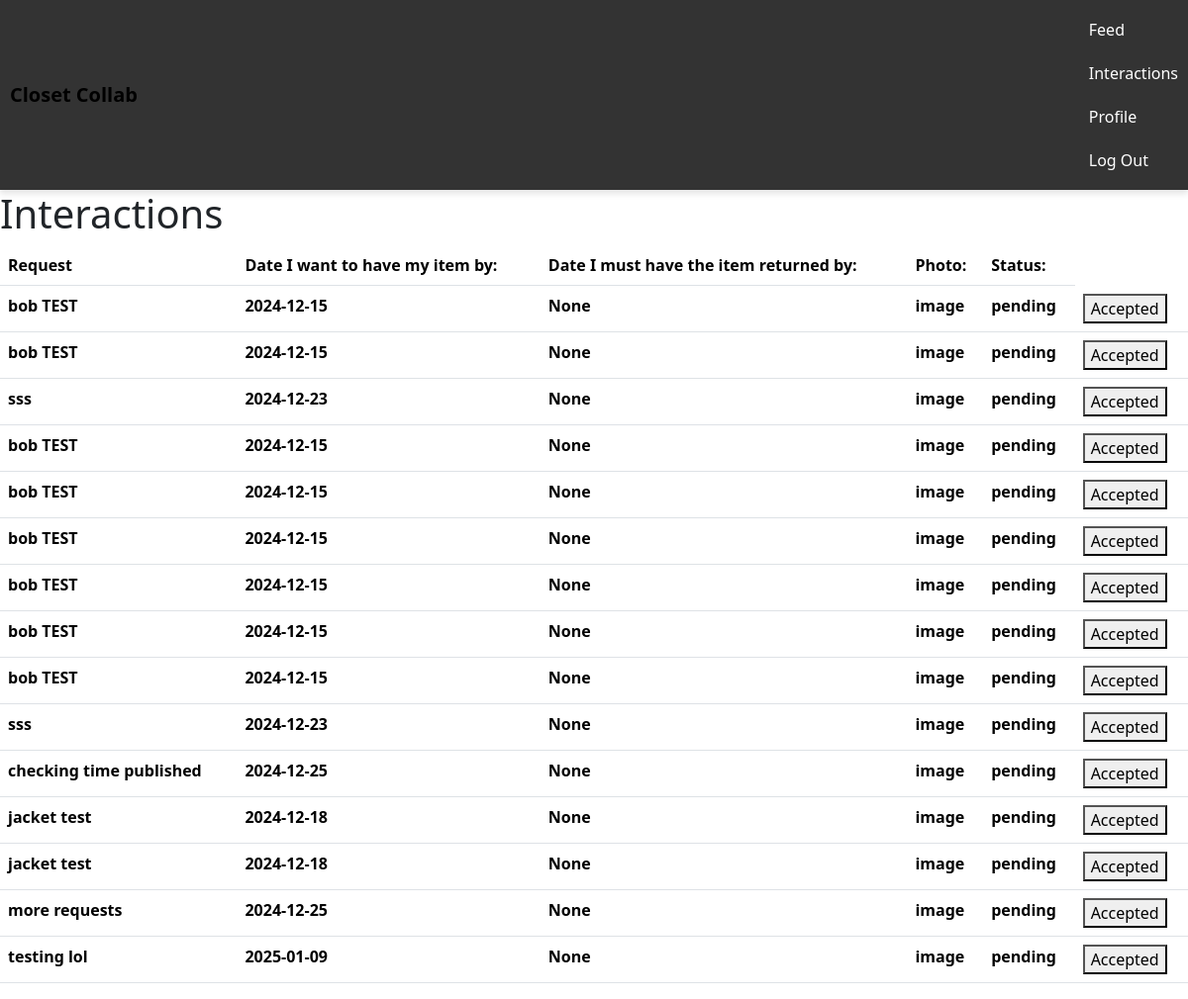
Page /interactions (signed in) on the earlier database version.
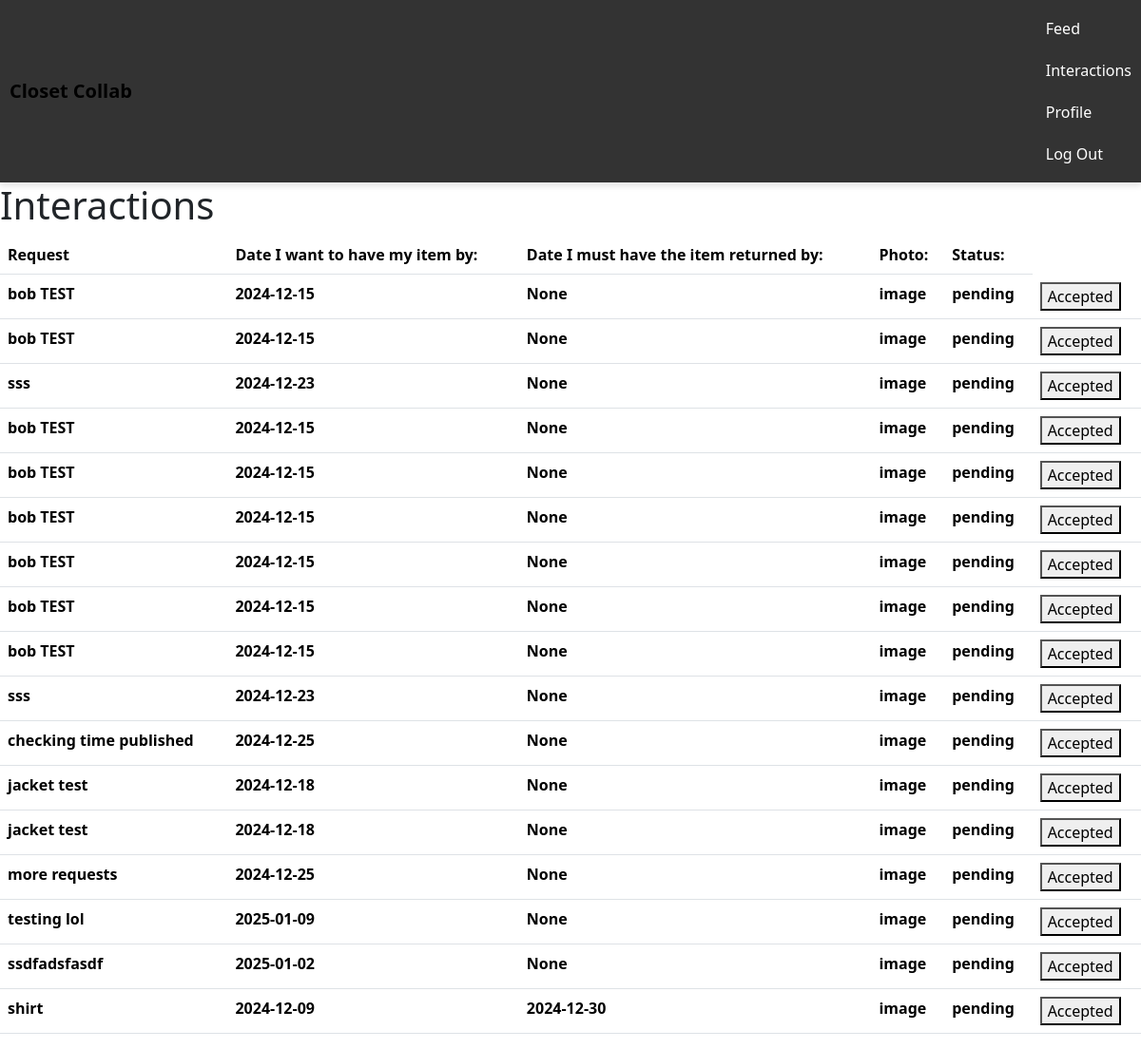
Same page on the later database version.
### tables this page shows
CREATE TABLE "interactions" (
    inquiry_id INTEGER NOT NULL,
    status TEXT NOT NULL,
    lender_id INTEGER NOT NULL,
    user_id INTEGER NOT NULL,
    FOREIGN KEY (lender_id) REFERENCES users(id),
    FOREIGN KEY (user_id) REFERENCES users(id)
);

CREATE TABLE "inquiries" (
    id INTEGER PRIMARY KEY AUTOINCREMENT,
    time_published DATETIME DEFAULT CURRENT_TIMESTAMP NOT NULL,
    request TEXT NOT NULL,
    exp_date DATE NOT NULL,
    accepted TEXT NOT NULL DEFAULT 'no',
    user_id INTEGER NOT NULL,
    FOREIGN KEY(user_id) REFERENCES user(id)
);

CREATE TABLE "responses" (
    id INTEGER PRIMARY KEY AUTOINCREMENT,
    inquiry_id INTEGER NOT NULL,
    prosp_Lender_id INTEGER NOT NULL,
    time_published DATETIME DEFAULT CURRENT_TIMESTAMP NOT NULL,
    reply TEXT NOT NULL, img_path TEXT, lending_exp_date DATE,
    FOREIGN KEY(inquiry_id) REFERENCES inquiries(id),
    FOREIGN KEY(prosp_Lender_id) REFERENCES users(id)
);

### app.py (the view, shortened to what this page needs)
@app.route("/interactions", methods=["GET", "POST"])
def interactions():
    db = get_db()
    curUser = session["user_id"]
    borrow_interactions = db.execute(
    """
        SELECT
            inquiries.request AS request, inquiries.exp_date AS exp_date, interactions.*, responses.lending_exp_date AS lending_exp_date
            FROM inquiries
            JOIN interactions ON inquiries.id = interactions.inquiry_id
            JOIN responses ON inquiries.id = responses.inquiry_id
            WHERE interactions.user_id = ?
    """,(curUser, )).fetchall()
    return render_template("interactions.html", borrow_interactions=borrow_interactions)

### app.py (called while the page is built)
def get_db():
    if 'db' not in g:
        g.db = sqlite3.connect('closet.db')
        g.db.row_factory = sqlite3.Row  # Allows access to columns by name
    return g.db

@app.after_request
def after_request(response):
    response.headers["Cache-Control"] = "no-cache, no-store, must-revalidate"
    response.headers["Expires"] = 0
    response.headers["Pragma"] = "no-cache"
    return response

### templates/interactions.html (shortened to what this page needs)
{% extends "layout.html" %}
{% block main %}
    <h1>Interactions</h1>
    <table class="table">
        <thead>
          <tr>
            <th scope="col">Request</th>
            <th scope="col">Date I want to have my item by: </th>
            <th scope="col">Date I must have the item returned by: </th>
            <th scope="col">Photo: </th>
            <th scope="col">Status: </th>
          </tr>
        </thead>
        <tbody>
        {% for interaction in borrow_interactions %}
            <tr>
                <th scope="col">{{ interaction.request }}</th>
                <th scope="col">{{ interaction.exp_date }}</th>
                <th scope="col">{{ interaction.lending_exp_date }}</th>
                <th scope="col">image</th>
                <th scope="col">{{ interaction.status }}</th>
                <th>
                  <form method="POST">
                    <button type="submit" name="submit_button" value="accepted">Accepted</button>
                  </form>
                </th>
            </tr>
        {% endfor %}
        </tbody>
      </table>
{% endblock %}

### templates/layout.html (shortened to what this page needs)
<!DOCTYPE html>
<html lang="en">
<head>
  <link href="/static/style.css" type="text/css" rel="stylesheet">
   <link href="https://cdn.jsdelivr.net/npm/bootstrap@5.3.3/dist/css/bootstrap.min.css" rel="stylesheet">
</head>
<body>
  <nav class="navbar-container">
    <div class="navbar">
      <a href="{{ url_for('index') }}" class="navbar-brand">Closet Collab</a>
      <ul class="navbar-nav" id="navbar-nav">
        <li><a href="{{ url_for('feed') }}">Feed</a></li>
        <li><a href="{{ url_for('interactions') }}">Interactions</a></li>
        <li><a href="{{ url_for('profile') }}">Profile</a></li>
        <li><a href="/logout">Log Out</a></li>
      </ul>
    </div>
  </nav>
  <main>
    {% block main %}{% endblock %}
  </main>
</body>
</html>

### static/style.css (style rules this page uses)
body { font-family: Arial, sans-serif; margin: 0; padding: 0; }
.navbar-container { background-color: #333; padding: 10px; position: -webkit-sticky; position: sticky; top: 0; z-index: 1000; width: 100%; box-shadow: 0 4px 6px rgba(0, 0, 0, 0.1); }
.navbar { display: flex; justify-content: space-between; align-items: center; max-width: 1200px; margin: 0 auto; }
.navbar-brand { color: white; text-decoration: none; font-size: 24px; font-weight: bold; }
.navbar-nav { list-style: none; display: flex; gap: 20px; }
.navbar-nav li a { color: white; text-decoration: none; font-size: 16px; }

Differences in the rows shown:
added interactions: request "ssdfadsfasdf", exp_date "2025-01-02", lending_exp_date "None", status "pending"
added interactions: request "shirt", exp_date "2024-12-09", lending_exp_date "2024-12-30", status "pending"
